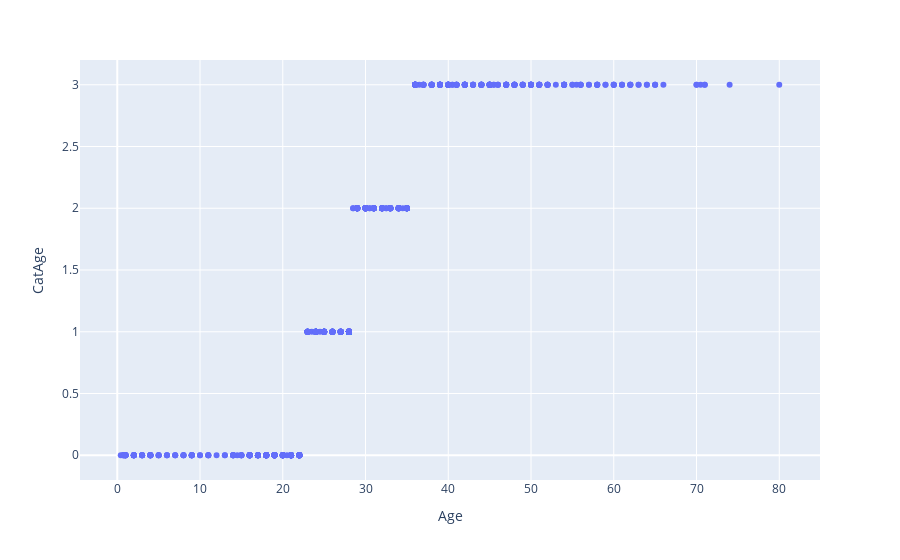

The cell this chart's notebook holds for it:
### Code cell
fig = px.scatter(df, y='CatAge', x='Age')
fig.show();

### Figure 1 — Plotly figure (JSON) as saved in the notebook; plotly's stock layout.template omitted (floating-point values rounded to 4 significant figures; data arrays with more than 128 entries replaced by an {"elided": "..."} marker saying what was removed)
{"data": [{"hovertemplate": "Age=%{x}<br>CatAge=%{y}<extra></extra>", "legendgroup": "", "marker": {"color": "#636efa", "symbol": "circle"}, "mode": "markers", "name": "", "orientation": "v", "showlegend": false, "type": "scatter", "x": {"elided": "891 float values"}, "xaxis": "x", "y": {"elided": "891 int values"}, "yaxis": "y"}], "layout": {"legend": {"tracegroupgap": 0}, "margin": {"t": 60}, "xaxis": {"anchor": "y", "domain": [0, 1], "title": {"text": "Age"}}, "yaxis": {"anchor": "x", "domain": [0, 1], "title": {"text": "CatAge"}}}}
